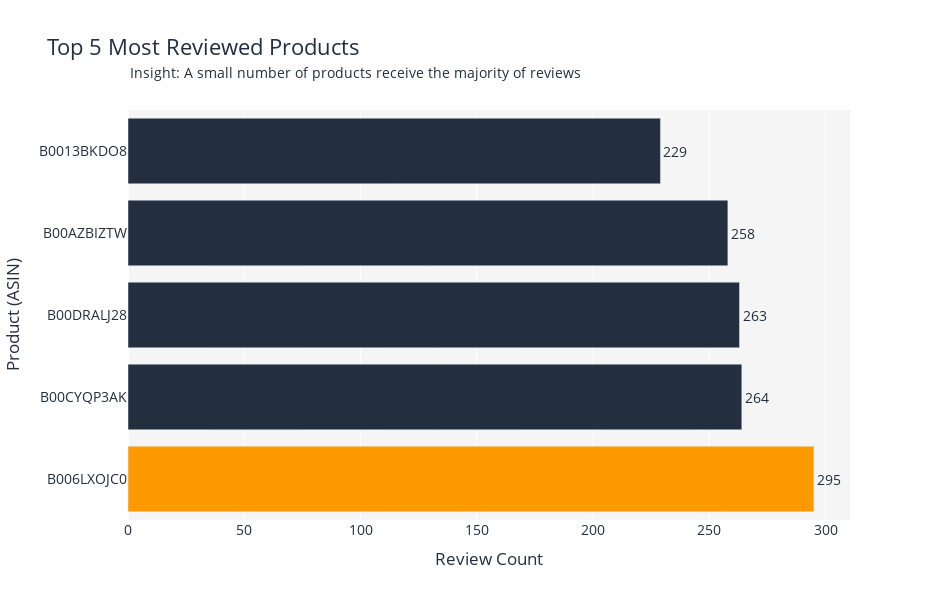

Notebook code cell kept with this figure:
### Code cell
#Plot 7
top_products = df_master["asin"].value_counts().head(5).reset_index()
top_products.columns = ["Product (ASIN)", "Review Count"]

#Assign colors
colors = [amazon_orange] + [amazon_navy]*(len(top_products)-1)

fig7 = px.bar(
    top_products,
    x="Review Count",
    y="Product (ASIN)",
    orientation="h",
    title="Top 5 Most Reviewed Products",
    text="Review Count",
    color=top_products["Review Count"],
)

fig7.update_traces(marker_color=colors, textposition="outside",
                   hovertemplate="<b>%{y}</b><br>%{x:,} reviews<extra></extra>")

fig7.update_layout(
    height=600,
    width=930, 
    plot_bgcolor=amazon_gray,
    paper_bgcolor="white",
    font=dict(size=14, color=amazon_navy),
    title_font_size=22,
    margin=dict(t=110)
)

fig7.add_annotation(
    text="Insight: A small number of products receive the majority of reviews",
    xref="paper", yref="paper",
    x=0, y=1.12,
    showarrow=False,
    font=dict(size=14, color=amazon_navy)
)

fig7.show()

### Figure 1 — Plotly figure (JSON) as saved in the notebook; plotly's stock layout.template omitted (floating-point values rounded to 4 significant figures)
{"data": [{"hovertemplate": "<b>%{y}</b><br>%{x:,} reviews<extra></extra>", "legendgroup": "", "marker": {"color": ["#FF9900", "#232F3E", "#232F3E", "#232F3E", "#232F3E"], "coloraxis": "coloraxis", "pattern": {"shape": ""}}, "name": "", "orientation": "h", "showlegend": false, "text": [295.0, 264.0, 263.0, 258.0, 229.0], "textposition": "outside", "type": "bar", "x": [295, 264, 263, 258, 229], "xaxis": "x", "y": ["B006LXOJC0", "B00CYQP3AK", "B00DRALJ28", "B00AZBIZTW", "B0013BKDO8"], "yaxis": "y"}], "layout": {"annotations": [{"font": {"color": "#232F3E", "size": 14}, "showarrow": false, "text": "Insight: A small number of products receive the majority of reviews", "x": 0, "xref": "paper", "y": 1.12, "yref": "paper"}], "barmode": "relative", "coloraxis": {"colorbar": {"title": {"text": "Review Count"}}, "colorscale": [[0, "#0d0887"], [0.1111, "#46039f"], [0.2222, "#7201a8"], [0.3333, "#9c179e"], [0.4444, "#bd3786"], [0.5556, "#d8576b"], [0.6667, "#ed7953"], [0.7778, "#fb9f3a"], [0.8889, "#fdca26"], [1, "#f0f921"]]}, "font": {"color": "#232F3E", "size": 14}, "height": 600, "legend": {"tracegroupgap": 0}, "margin": {"t": 110}, "paper_bgcolor": "white", "plot_bgcolor": "#F5F5F5", "title": {"font": {"size": 22}, "text": "Top 5 Most Reviewed Products"}, "width": 930, "xaxis": {"anchor": "y", "domain": [0, 1], "title": {"text": "Review Count"}}, "yaxis": {"anchor": "x", "domain": [0, 1], "title": {"text": "Product (ASIN)"}}}}
